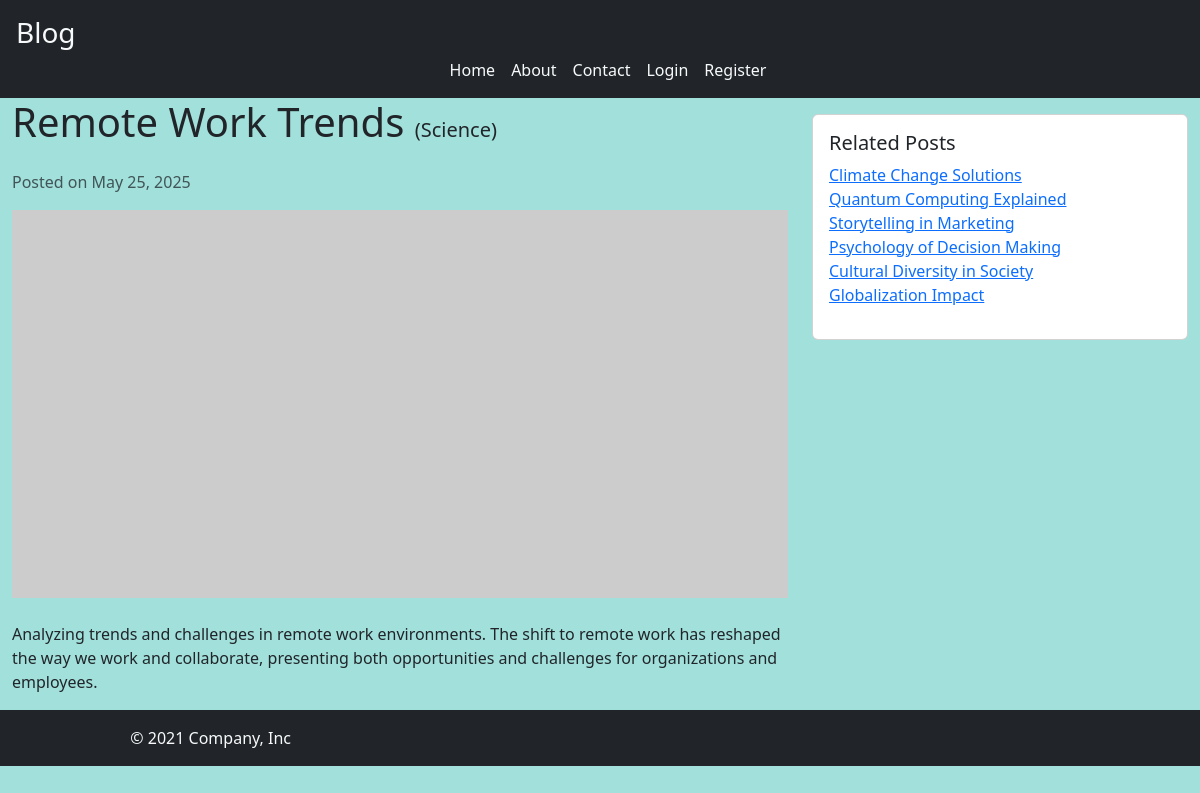
/post/remote-work-trends, run on the app's committed database.
### blogApp/models.py (models this page shows, shortened)
class Post(models.Model):
    title = models.CharField(max_length=100)
    content = models.TextField()
    img_url = models.ImageField(null=True, blank=True, upload_to='posts/images')
    created_at = models.DateTimeField(auto_now_add=True)
    slug = models.SlugField(unique=True, null=True, blank=True)
    catagory = models.ForeignKey(Catagory, on_delete=models.CASCADE)
    user = models.ForeignKey(User, on_delete=models.CASCADE, null=True, blank=True)
    @property
    def formatted_imag_url(self):
        url = self.img_url if self.img_url.__str__().startswith(('http://','https://')) else self.img_url.url
        return url

class Catagory(models.Model):
    name = models.CharField(max_length=100)

### blogApp/views.py (the view)
# urls.py: path('post/<str:slug>', detail, name='details'),
def detail(request, slug):
    post = Post.objects.get(slug = slug)
    related_posts = Post.objects.filter(catagory = post.catagory).exclude(pk=post.pk)
    return render(request, 'detail.html', {'post':post, 'related_posts':related_posts})

### blogApp/templates/detail.html
{% extends "base.html" %}
{% block 'content' %}
<div class="container-fluid ">
        <div class="row">
            <div class="col-lg-8">
              <h1 class="mb-4">{{post.title}} <small style='font-size:20px'>({{post.catagory.name}})</small></h1>
              <p class="text-muted">Posted on {{post.created_at | date:'F j, Y'}}</p>
              <img src="{{post.formatted_imag_url}}" class="img-fluid mb-4" alt="Blog Image">
              <p>{{post.content}}</p>
            </div>
            <div class="col-lg-4">
              <div class="card mt-3">
                <div class="card-body">
                  <h5 class="card-title">Related Posts</h5>
                  <ul class="list-unstyled">
                    {% for related_post in related_posts%}
                    <li><a href="{% url 'blog:details' slug=related_post.slug %}">{{related_post.title}}</a></li>
                    {% endfor %}
                  </ul>
                </div>
              </div>
            </div>
        </div>
    </div>
{% endblock 'content' %}

### blogApp/static/style.css (style rules this page uses)
body { background-color: rgb(161, 224, 219); }

### data on the page
Post: title "Remote Work Trends", catagory.name "Science", created_at "May 25, 2025", content "Analyzing trends and challenges in remote work environments. The shift to remote work has reshaped the way we work and collaborate, presenting both opportunities and challenges for organizations and employees."
Post: title "Climate Change Solutions"
Post: title "Quantum Computing Explained"
Post: title "Storytelling in Marketing"
Post: title "Psychology of Decision Making"
Post: title "Cultural Diversity in Society"
Post: title "Globalization Impact"
